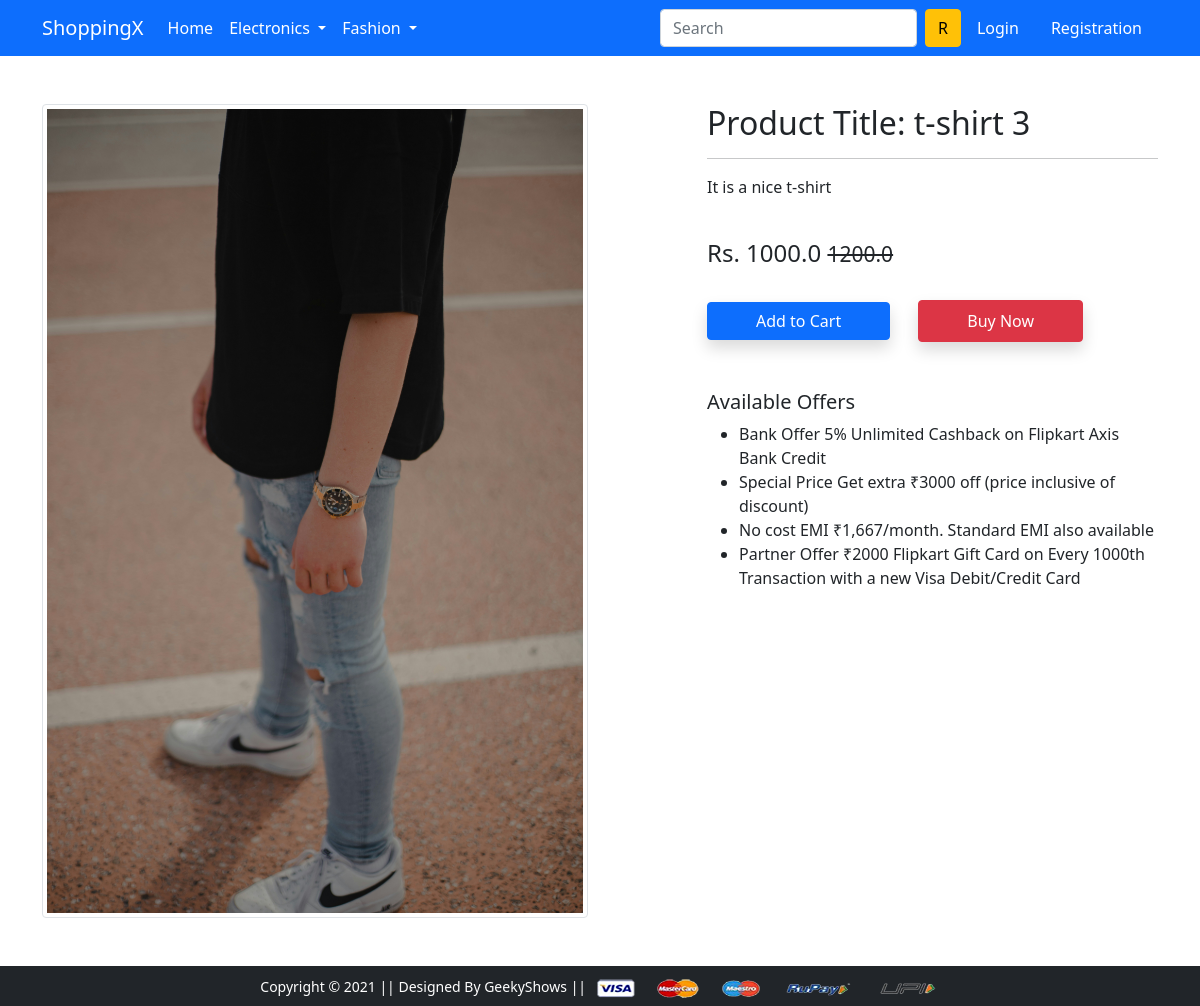
The app's page /product-detail/15 with its own data.
### app/models.py (models this page shows, shortened)
class Product(models.Model):
    title = models.CharField(max_length=100)
    selling_price = models.FloatField()
    discounted_price = models.FloatField()
    description = models.TextField()
    brand = models.CharField(max_length=100)
    category = models.CharField(choices=CATEGORY_CHOICES, max_length=2)
    product_image = models.ImageField(upload_to='productimg')

### app/views.py (the view)
# urls.py: path('product-detail/<int:pk>', views.ProductDetailView.as_view(), name='product-detail'),
class ProductDetailView(View):
 def get(self, request, pk):
  product = Product.objects.get(pk=pk)
  item_already_in_cart = False
  if request.user.is_authenticated:
    item_already_in_cart = Cart.objects.filter(Q(product=product.id) & Q(user=request.user)).exists()
  return render(request, 'app/productdetail.html', {'product': product, 'item_already_in_cart':item_already_in_cart})

### app/templates/app/productdetail.html (shortened to what this page needs)
{% extends 'app/base.html' %}
{% load static %}
{% block main-content %}
<div class="container my-5">
 <div class="row">
  <div class="col-sm-6 text-center align-self-center">
   <img src="{{product.product_image.url}}" alt="img" class="img-fluid img-thumbnail">
  </div>
  <div class="col-sm-5 offset-sm-1">
   <h2>Product Title: {{product.title}}</h2>
   <hr>
   <p>{{product.description}}</p> <br>
   <h4>Rs. {{product.discounted_price}} <small class="fw-light text-decoration-line-through">{{product.selling_price}}</small></h4> <br>
    {% if not request.user.is_authenticated %}
     <form action="/add-to-cart" class="d-inline">
    <button type="submit" class="btn btn-primary shadow px-5">Add to Cart</button>
   </form>
   {% endif %}
   <a href="{% url 'checkout' %}" class="btn btn-danger shadow px-5 py-2 ms-4">Buy Now</a>
   <h5 class="mt-5">Available Offers</h5>
   <ul>
    <li>Bank Offer 5% Unlimited Cashback on Flipkart Axis Bank Credit</li>
    <li>Special Price Get extra ₹3000 off (price inclusive of discount)</li>
    <li>No cost EMI ₹1,667/month. Standard EMI also available</li>
    <li>Partner Offer ₹2000 Flipkart Gift Card on Every 1000th Transaction with a new Visa Debit/Credit Card</li>
   </ul>
  </div>
 </div>
</div>
{% endblock main-content %}

### records on screen
Product: product_image (picture), title "t-shirt 3", description "It is a nice t-shirt", discounted_price "1000.0", selling_price "1200.0"
